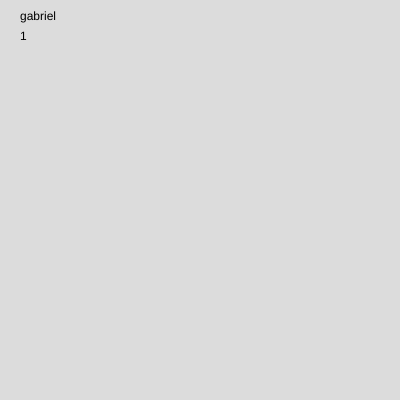
Frame 1 (no input)
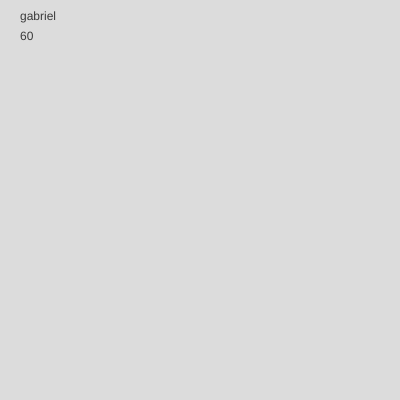
Frame 60 (no input)
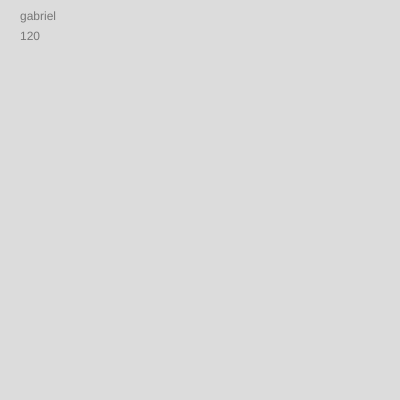
Frame 120 (the mouse pressed at the canvas centre since frame 60)

The p5.js sketch that drew these frames (run headless with seeded random() and noise() and a simulated clock; from frame 60 on, the mouse is pressed at the canvas centre):

// p5.js sketch
// ── sketch.js
function setup() {
  createCanvas(400, 400);
}

let mijnNaam = "gabriel";
let textKleur = 0;

function draw() {
  background(220);


  fill(textKleur);
         

  text(mijnNaam, 20, 20);

  textKleur = textKleur + 1;
  text(textKleur, 20, 40);
} 
   
